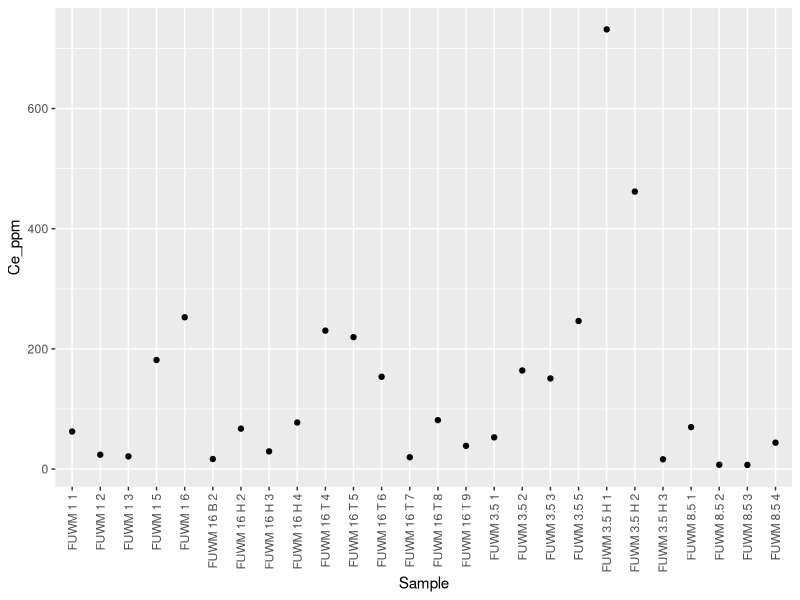
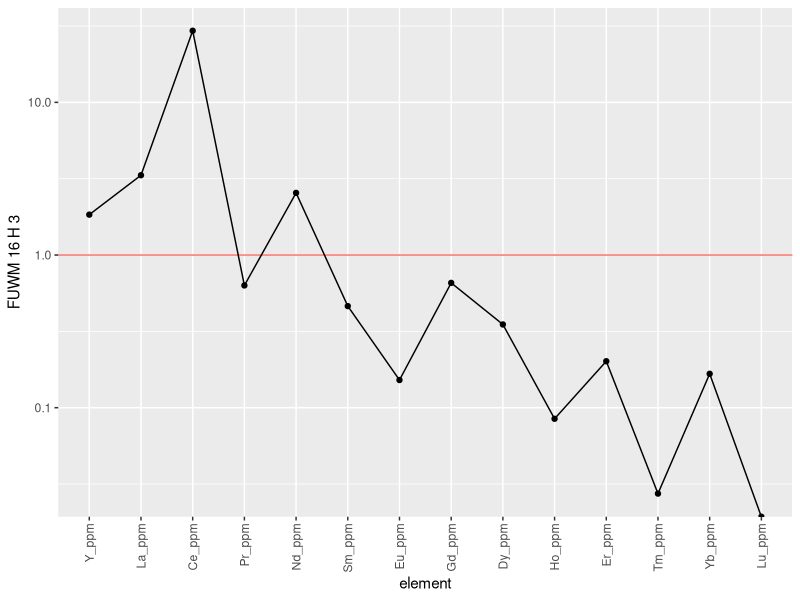
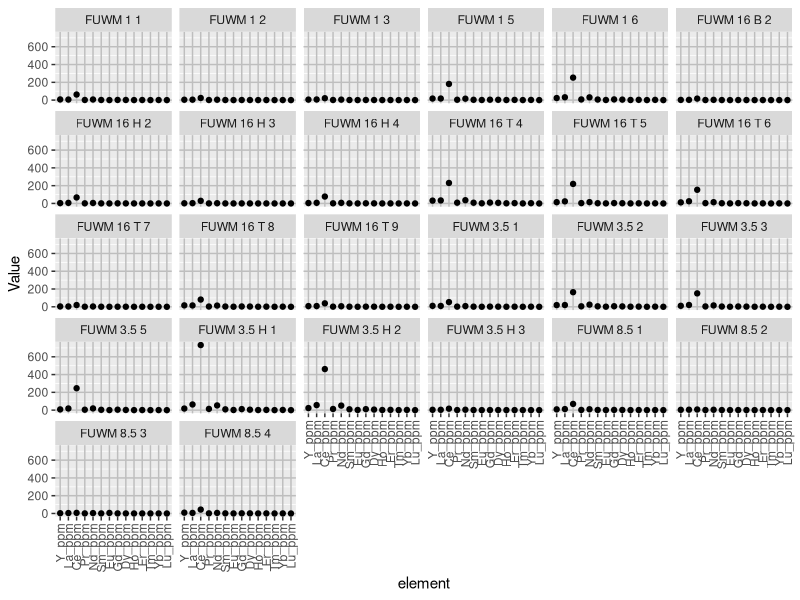
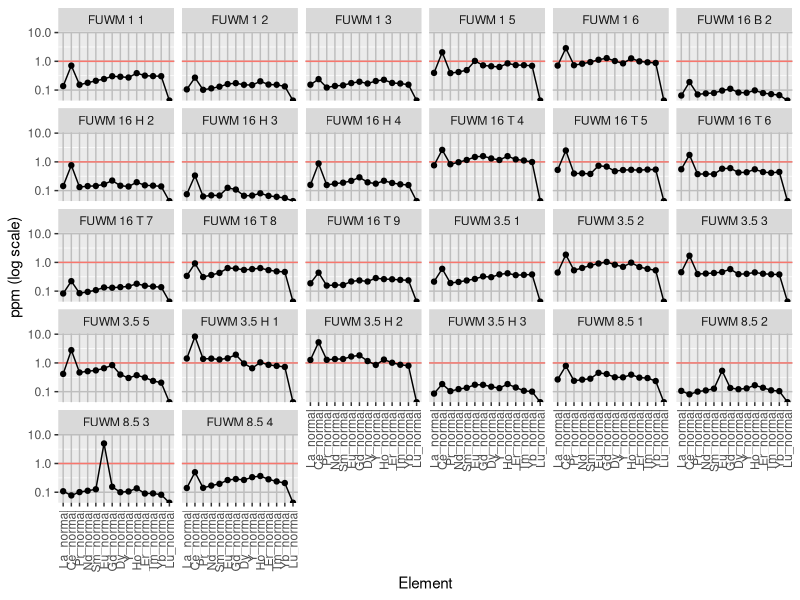
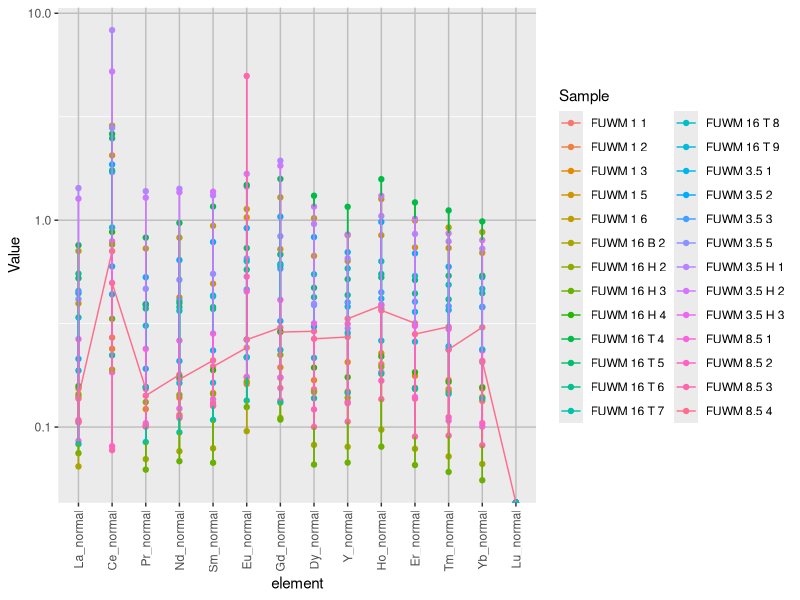

Source code (R) for these figures, in order:
## ---- chunk 1
knitr::opts_chunk$set(echo = TRUE)
library(tidyverse)
library("readxl")

all_data <- read_excel("ree_data_r.xlsx", 1)
cement_data <- read_excel("ree_data_r.xlsx", 2)
## ---- chunk 2
ree_data <- all_data %>%
  select("Sample", "Y_ppm", "La_ppm", "Ce_ppm", "Pr_ppm", "Nd_ppm", "Sm_ppm", "Eu_ppm",  "Gd_ppm","Dy_ppm", "Ho_ppm", "Er_ppm", "Tm_ppm", "Yb_ppm", "Lu_ppm")
ree_data <- data.frame(t(ree_data[-1]))
colnames(ree_data) <- all_data$Sample
ree_data <- tibble::rownames_to_column(ree_data, "element") %>%
  mutate(element = fct_inorder(element))
## ---- chunk 3
ree_data2 <- ree_data %>%
  pivot_longer(-element, names_to = "Sample", values_to = "Value")
## ---- chunk 4
attach(all_data)
normalize <- all_data %>%
  select("Sample", "La_ppm", "Ce_ppm", "Pr_ppm", "Nd_ppm", "Sm_ppm", "Eu_ppm",  "Gd_ppm","Dy_ppm", "Y_ppm",  "Ho_ppm", "Er_ppm", "Tm_ppm", "Yb_ppm", "Lu_ppm") %>%
  mutate(Y_normal = Y_ppm/27.31, La_normal = La_ppm/44.56, Ce_normal = Ce_ppm/88.25, Pr_normal = Pr_ppm/10.15, Nd_normal = Nd_ppm/37.32, Sm_normal = Sm_ppm/6.884, Eu_normal = Eu_ppm/1.215, Gd_normal = Gd_ppm/6.043, Dy_normal = Dy_ppm/5.325, Ho_normal = Ho_ppm/1.052, Er_normal = Er_ppm/3.075, Tm_normal = Tm_ppm/0.4510, Yb_normal = Yb_ppm/3.012, Lu_normal = Lu_ppm/0.4386) %>%
    select("Sample", "La_normal", "Ce_normal", "Pr_normal", "Nd_normal", "Sm_normal", "Eu_normal",  "Gd_normal","Dy_normal", "Y_normal", "Ho_normal", "Er_normal", "Tm_normal", "Yb_normal", "Lu_normal")
normal <- data.frame(t(normalize[-1]))
colnames(normal) <- all_data$Sample
normal <- tibble::rownames_to_column(normal, "element") %>%
  mutate(element = fct_inorder(element)) %>%
  pivot_longer(-element, names_to = "Sample", values_to = "Value")
## ---- chunk 5
anomaly <- normalize %>%
  mutate(
    Ce_anomaly = Ce_normal/(Pr_normal^2/Nd_normal),
    Y_Ho_ratio = Y_normal/Ho_normal,
    Eu_anomaly = (2*Eu_normal)/(Sm_normal + Gd_normal),
    BSI = (2*(Sm_normal + Gd_normal + Dy_normal)/3)/((La_normal +Pr_normal + Nd_normal)/3+(Ho_normal + Er_normal +Tm_normal +Yb_normal +Lu_normal)/5))
## ---- chunk 6
ce_plot <- ggplot(all_data, aes(x = Sample, y = Ce_ppm)) +
  geom_point() +
  scale_x_discrete(guide = guide_axis(angle = 90))
ce_plot
## ---- chunk 7
ree_plot <- ggplot(ree_data, aes(x = element, y = `FUWM 16 H 3`, group = 1)) +
  geom_hline(aes(yintercept = 1, color = "red"), show.legend = FALSE) +
  geom_line() +
  geom_point() +
  scale_y_log10() +
  scale_x_discrete(guide = guide_axis(angle = 90))
ree_plot
## ---- chunk 8
ree_plot2 <- ggplot(ree_data2, aes(x = element, y = Value)) +
  geom_point() +
  scale_x_discrete(guide = guide_axis(angle = 90)) +
  theme(
    panel.grid.major = element_line(
      color = "gray"
    )
    ) +
  facet_wrap(vars(Sample)) 
ree_plot2
## ---- chunk 9
normal_plot <- ggplot(normal, aes(x = element, y = Value, group = 1)) +
  geom_hline(aes(yintercept = 1, color = "red"), show.legend = FALSE) +
  geom_line() +
  geom_point() +
  scale_x_discrete(guide = guide_axis(angle = 90)) +
  scale_y_log10() +
  theme(panel.grid.major = element_line(color = "gray")) +
  ylab("ppm (log scale)") +
  xlab("Element") +
  facet_wrap(vars(Sample)) 
normal_plot
## ---- chunk 10
normal_aio <- ggplot(normal, aes(x = element, y = Value, color = Sample)) +
  geom_point() +
  geom_line(group = 1) +
  scale_x_discrete(guide = guide_axis(angle = 90)) +
  scale_y_log10() +
  scale_color_discrete() +
  theme(
    panel.grid.major = element_line(
      color = "gray"
    )
    )
normal_aio
